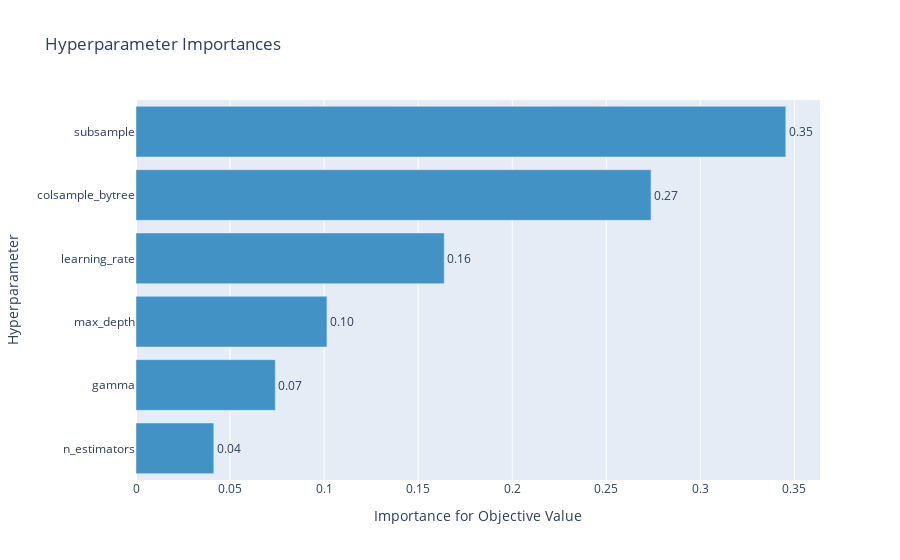

The notebook cell saved with this chart:
### Code cell
#  plot the relative importance of different hyperparameter settings
fig = optuna.visualization.plot_param_importances(study)
fig.show();
### XGBoost Parameters: https://xgboost.readthedocs.io/en/stable/parameter.html
# gamma: Minimum loss reduction required to make a further partition on a leaf node of the tree. 
# subsample: ratio of the training instances. Setting it to 0.5 means that XGBoost would randomly sample half of the training data prior to growing trees.
# learning_rate/eta: after each boosting step, we can directly get the weights of new features, and eta shrinks the feature weights to make the boosting process more conservative/prevent overfitting
# max_depth: increasing this value will make the model more complex and more likely to overfit
# colsample_bytree: subsample ratio of columns when constructing each tree.
# n_estimators: number of gradient boosted trees

### Figure 1 — Plotly figure (JSON) as saved in the notebook; plotly's stock layout.template omitted (floating-point values rounded to 4 significant figures)
{"data": [{"cliponaxis": false, "hovertemplate": ["n_estimators (IntDistribution): 0.041367598664876215<extra></extra>", "gamma (IntDistribution): 0.07405399345331765<extra></extra>", "max_depth (IntDistribution): 0.10149588807524167<extra></extra>", "learning_rate (FloatDistribution): 0.16385631279734503<extra></extra>", "colsample_bytree (FloatDistribution): 0.273798477499149<extra></extra>", "subsample (FloatDistribution): 0.3454277295100704<extra></extra>"], "marker": {"color": "rgb(66,146,198)"}, "orientation": "h", "text": ["0.04", "0.07", "0.10", "0.16", "0.27", "0.35"], "textposition": "outside", "type": "bar", "x": [0.04137, 0.07405, 0.1015, 0.1639, 0.2738, 0.3454], "y": ["n_estimators", "gamma", "max_depth", "learning_rate", "colsample_bytree", "subsample"]}], "layout": {"autosize": true, "showlegend": false, "title": {"text": "Hyperparameter Importances"}, "xaxis": {"autorange": true, "range": [0, 0.3636], "title": {"text": "Importance for Objective Value"}, "type": "linear"}, "yaxis": {"autorange": true, "range": [-0.5, 5.5], "title": {"text": "Hyperparameter"}, "type": "category"}}}
